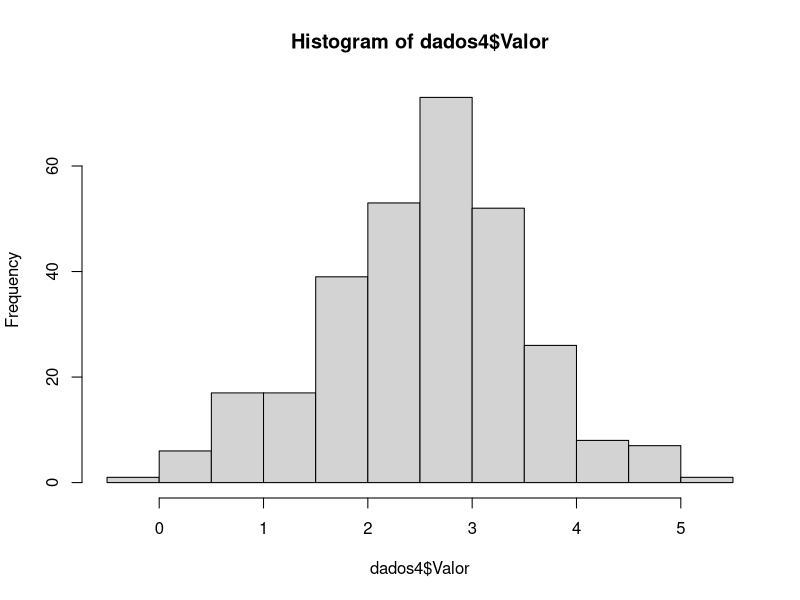
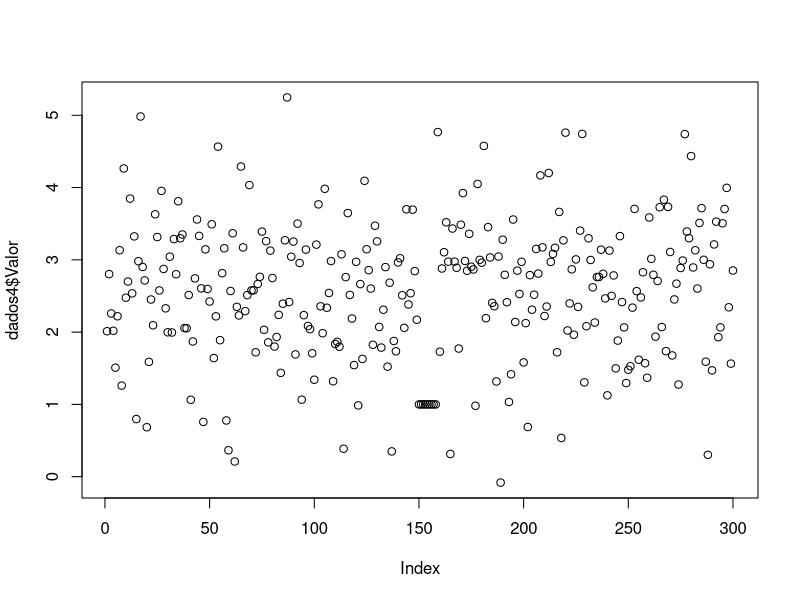
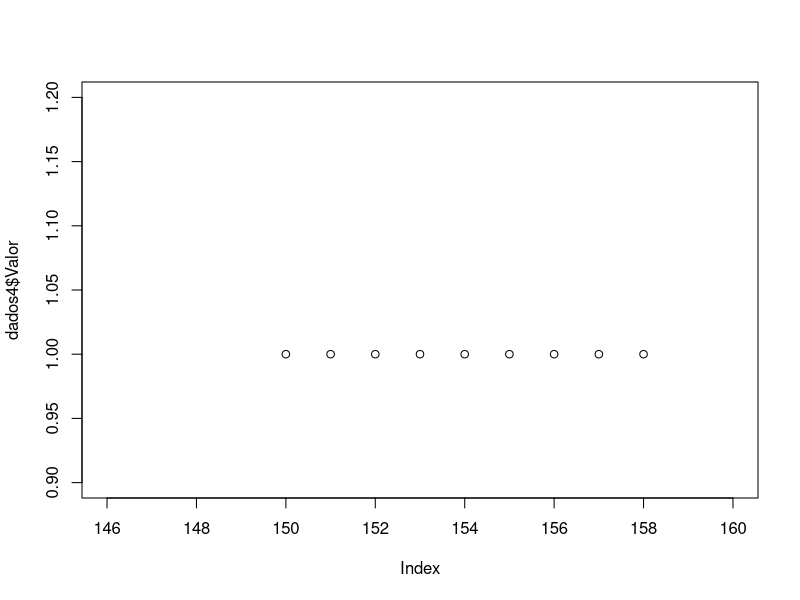
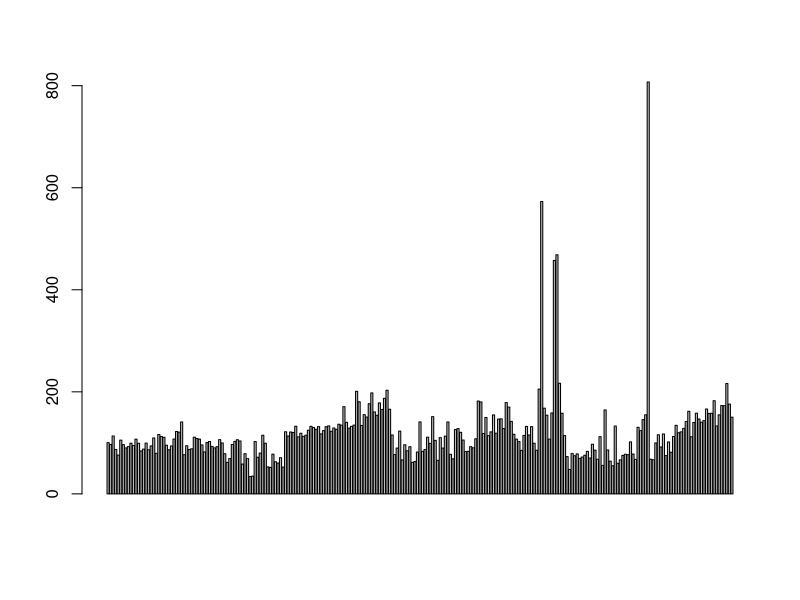
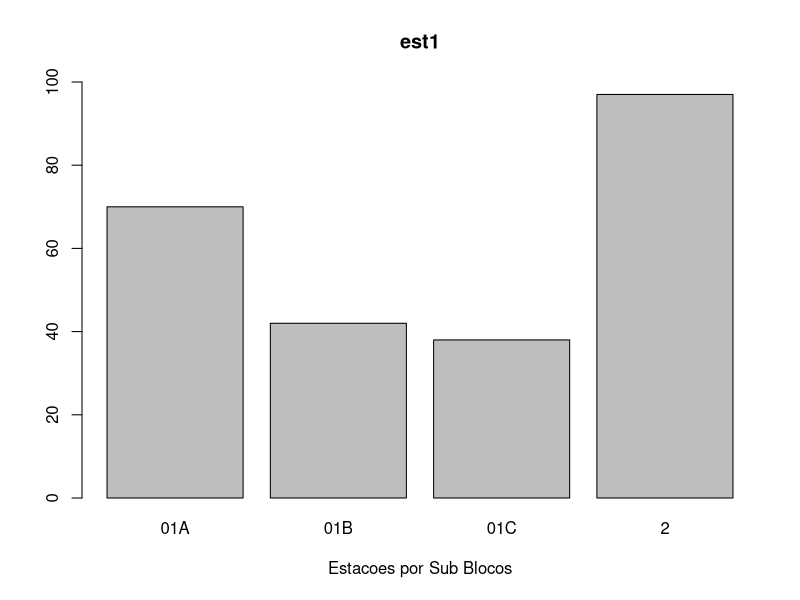
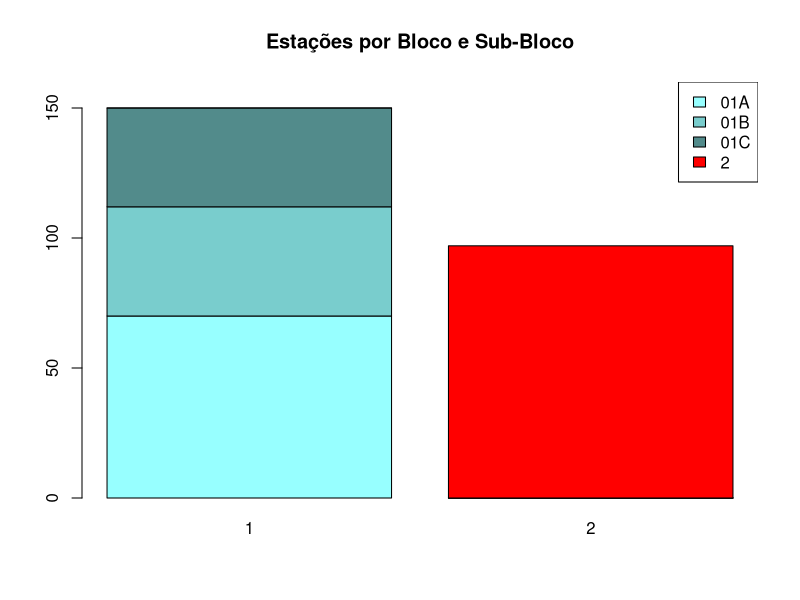
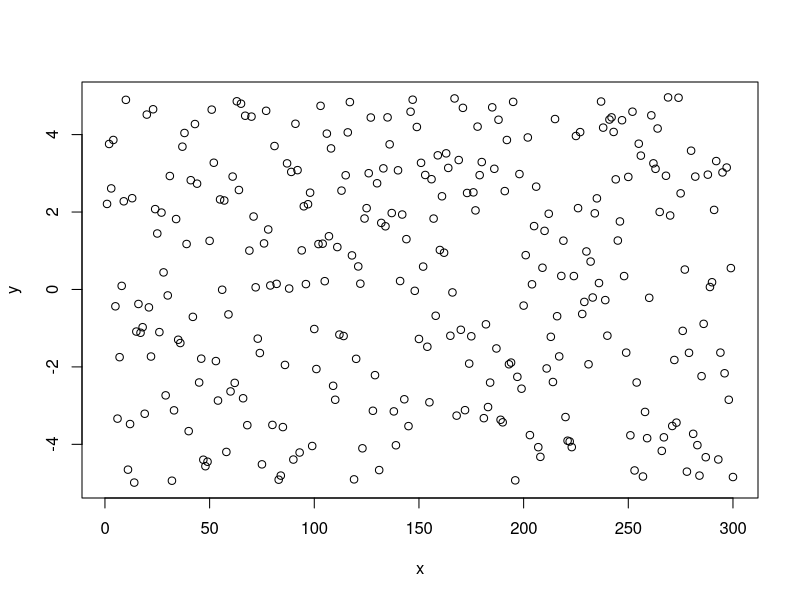
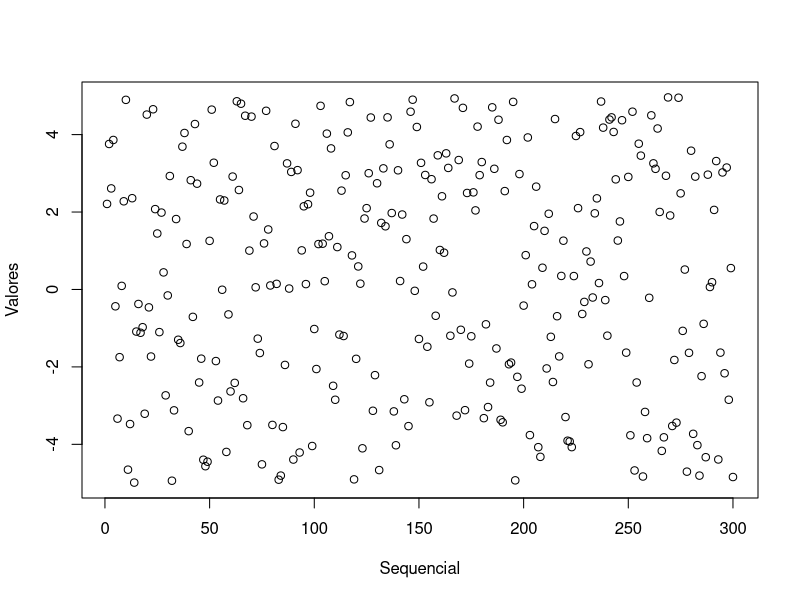

Here is the R script that generated these plots, in order:
# ---
# title: "Introdução a Estatística Básica e R(RStudio) - 3a. Parte"
# author: "Walter Humberto Subiza Pina"
# date: "11 de janeiro de 2017"
# ---
  
  ## Gráficos com a função genérica plot
  

  
#   O objetivo é mostrar como usar a função plot do pacote base
# para fazer plotagens básicas, como gráfico de variáveis, histogramas e boxplot
# 
# Arquivo de dados externo: "dados4.csv" (formato csv2, sem cabeçalho) e "bloco1.csv"
# 
# quando trabalhamos com graficos é uma boa prática salvar os parámetros gráficos que sao padrão
# 

     
pro <- par(no.readonly=TRUE) 
  
# 
# Experimente na janela 3 (console) o seguinte comando R: demo(graphics)
#   Os graficos são úteis?? Vejamos o seguinte exemplo
# 
# Tenho um arquivo com 300 observacoes cuja media esperada é de 2.5, um desvio padrão perto de 1 e 
# uma distribucao esperada  tipo normal. O que podemos analisar?
# Importar dados4.csv, fazer histograma, média e desvio padrão.


 
# importo os dados com read.csv2
dados4 <- read.csv2("dados4.csv", header=T)

# estrutura dos dados e primeiros 6 registros ou linhas...
str(dados4)
head(dados4)

# algumas estatísticas, média, desvio padrão...
mean(dados4$Valor)
sd(dados4$Valor)

# histograma para verificar a normalidade
hist(dados4$Valor, breaks=10)

# analisar resultados, tendência? calcule a mediana
median(dados4$Valor)

# gráfico sequencial, algum valor chama a atenção??
plot(dados4$Valor)

# zoom sobre dados suspeitos
plot(dados4$Valor, xlim=c(146,160), ylim=c(0.9,1.2))
# carregar arquivo selecao.csv (formato 2)
  
### Grafico de barras
# O gráfico de barras não é muito informativo com vetores numericos.


bloco1 <- read.csv2("bloco1.csv")
attach(bloco1)

barplot(H, horiz = F)

# Para dados categoricos oferece mais informação.

conto <- table(Sub.Bloco)
barplot(conto, 
        ylim= c(0,100),
        main="est1", 
        xlab="Estacoes por Sub Blocos")
# horizontal horiz="True"

# Os dados podem ser empilhados, usando uma tabela de dupla entrada, nesse caso, vamos 
# classificar por Bloco e Sub Blocos

conto2 <- table( Sub.Bloco,Bloco)
color <- c("darkslategray1", "darkslategray3", "darkslategray4", "red")

barplot(conto2, 
        ylim = c(0,160),
        col= color,
        main="Estações por Bloco e Sub-Bloco") 

legend("topright", rownames(conto2), fill= color)
 
# Você deve estar-se perguntando como foram escolhidos essas cores especiais, aqui vai a dica...


# > ### DICA PARA ESCOLHER CORES!!!
# >
# > Instale o pacote "colourpicker", carregue-o e execute o comando: colourPicker(numCols = 3), 
# > sendo o numCols =3 a quantidade de cores a escolher, depois abre uma janela adicional para
# > escolher entre muitas opções de cores, quando fechar deve aparecer na console algo como:
# > "navajowhite"  "navajowhite3" "navajowhite4", copie para uma variável e use no script.
# >
  
#     Vamos graficar!!
#    Primeiro uma plotagem simples com alguns controles. Simulamos dados, 300 valores 
# consecutivos e aleatorios entre -5 e +5...veja ?runif


 
set.seed(12345) # semente serve para reprodução de valores iguais em dados aleatórios (ou  seudo...)

x<-1:300

y<-runif(x,-5,5)

# gráfico simples sem nenhum control específico
plot(x,y)

# vamos colocar nomes nos eixos, parametros: xlab e ylab
plot(x, y, 
     xlab="Sequencial", 
     ylab="Valores")

# a cor e o símbolo são simples de mudar com "col" e "pch" 
# veja ?colors e ?pch, palette
plot(x, y, 
     xlab="Sequencial", 
     ylab="Valores", 
     col="red", 
     pch = 25)

# O tamanho do símbolo pode ser mudado com "cex", experimente valores como 2 e 0.5
plot(x, y, 
     xlab="Sequencial", 
     ylab="Valores", 
     col="red", 
     pch = 25, 
     cex=0.5)

# os limites dos eixos podem ser estabelecidos com "xlim" e "ylim"
plot(x, y, 
     xlab="Sequencial", 
     ylab="Valores", 
     col="red", 
     pch = 25, 
     cex=0.5,
     ylim=c(-10,10), 
     xlim=c(0,400))

# O título tambem pode ser adicionado (subtitulo também!!)
plot(x, y, 
     xlab="Sequencial", 
     ylab="Valores", 
     col="red", 
     pch = 25, 
     cex=0.5, 
     ylim=c(-10,10), 
     xlim=c(0,400),
     main = "O meu Titulo principal")

# vamos agora controlar um pouco os eixos...
par(pro) # voltamos aos valores padrão de cada parâmetro

# tamanho dos nomes nos eixos e das etiquetas
par(cex.lab=1.5,cex.axis=1.3)

plot(x, y, 
     xlab="Sequencial",
     ylab="Valores")

# Uma funcao muito útil para ter mais controle dos eixos é  "axis".
# Dentre outras coisas, com ela podemos mudamos os valores das marcas, tipo de linha, 
# tamanho, espacamento das linhas, cor, etc. 
# 
# Vejamos:
#   
#   Uso da função axis

par(pro) # voltamos aos valores padrão..
plot(x,y,
     xaxt="n") # o valor xaxt="n", impede de plotar o eixo x

axis(side= 1,
     at  = c(seq(0, 300, 25))) # plotar os valores no eixo x de x=0 a 300, cada 25

# Podemos determinar etiquetas texto em determinados valores
par(pro)
plot(x,y,
     xaxt="n",
     yaxt="n")

axis(side= 1,
     at  = c(seq(0, 300, 25))) # plotar os valores no eixo x de x=0 a 300, cada 25

axis(side   = 2,
     at     = c(-4,0,4),
     labels = c("Pequeno","Medio","Grande"))

# a função tambem controla a linha e espessura das marcas
par(pro)
plot(x,y,
     xaxt = "n",
     yaxt = "n")

axis(side = 1,
     at   = c(seq(0, 300, 25))) # plotar os valores no eixo x de x=0 a 300, cada 25

axis(side   = 2,
     at     = c(-4,0,4),
     labels = c("Pequeno","Medio","Grande"))

axis(side      = 3,
     at        = c(5,25,75),
     lwd       = 4,
     lwd.ticks = 2,
     col.ticks = "red")

axis(side=3,
     at        = c(150,225,275),
     lwd       = 4,
     lwd.ticks = 2,
     col.ticks = "blue")

abline(v=150)

abline(v=275)

# o se desejar pode tirar toda a borda da plotagem e mostrar apenas os eixos
# note que o R numera os eixos de 1 a 4 em sentido destrogiro a partir da base

plot(x,y,
     bty="n",
     xaxt="n",
     yaxt="n")

axis(side = 3,
     at   = seq(0,300,50),
     lwd  = 3)
axis(side = 4,
     at   = seq(-5,5,2.5),
     lwd  = 3)
  
# 
# 
# Marcas do eixos, ou etiquetas
#   
#   Se tem um controle mais fino através de par ou axis:
#   
#   - valores positivos fazem as marcas estar dentro do gráfico
# 
#   - valores negativos fazem as marcas estar fora do grafico
# 
#   mgp toma tres valores:
#   
#   - o primeiro controla o afastamento entre o gráfico e o eixo do título
# 
#   - o segundo entre o gráfico e o eixo de etiquetas e 
# 
#   - o terceiro entre o gráfico e a linha do eixo,
# 
#   vejamos no seguinte exemplo com mgp=c(1.5,0,0):
 
par(pro)

par(tcl = 0.4,        #tcl controla o tamanho das marcas e a direção
    mgp = c(1.5,0.2,0)) #

plot(x,y) # experimente com 0.5 e 1
  
# segundo termo
par(tcl = -0.4,
    mgp = c(0.5,2,0))
plot(x,y) # experimente com 0.5

# terceiro termo
par(tcl = 0.4,
    mgp = c(0,0.5,2.7))
plot(x,y) # experimente com 0.5
 

# Um outro exemplo com axis

par(pro)
plot(x,y,
     xaxt = "n",
     yaxt = "n",
     xlab = "",
     ylab = "", 
     main = " Meu Titulo")

axis(side     = 1,
     at       = seq(0,300,50),
     tcl      = 0.4,
     lwd.ticks= 3,
     mgp      = c(0,0.5,0))

#usamos mtext porque o eixo foi desabilitado em plot..
mtext(side = 1,         
      text = "Eixo X: sequencial",
      line = 1.5)

axis(side     = 2,
     at       = seq(-5,5,2.5),
     tcl      = 0.3,
     lwd.ticks= 3 ,
     col.ticks= "orange",
     mgp      = c(0,1,1))

mtext(side=2,
      text="Eixo Y: 300 numeros aleatorios",
      line=2.2)
  
# Vejamos o caso quando temos uma area de plotagem com varios gráficos e eixos semelhantes...

par(pro)
par(oma  = c(3,3,3,0),  # parâmetro que estabelece a margem exterior da janela comúm
    mar  = c(3,3,2,2),  # parâmetro que estabelece a margem exterior de cada gráfico
    mfrow= c(2,2))      # parâmetro que determina a quantidade e posição dos gráficos

plot(1,1, ylab="", xlab="", type="n")
plot(2,1, ylab="", xlab="", type="n")
plot(1,2, ylab="", xlab="", type="n")
plot(2,2, ylab="", xlab="", type="n")

mtext(text = "Rótulo comum ao eixo x",
      side = 1,
      line = 0,
      outer= TRUE)

mtext(text ="Rótulo comum ao eixo y",
      side = 2,
      line = 0,
      outer= TRUE)
mtext(text ="Vários gráficos numa janela só",
      side = 3,
      line = 0,
      outer= TRUE,
      cex  = 1.5)
  
# Um outro tipo de gráfico, o histograma
par(pro)
set.seed(123)
# geramos duas amostras normais, com parâmetros diferentes, veja ?rnorm
x <- rnorm(500, 8, 5)
y <- rnorm(500, 0, 2)
plot(x, xlab="Amostra X")

plot(y, xlab="Amostra Y")
 
hist(x, xlab="Amostra X")
  
hist(x,
     breaks = 20, 
     ylim   = c(0,100), 
     xlab   = "Amostra X",
     main   = " Histograma com 20 intervalos")
  
hist(y,
     breaks = 20, 
     ylim   = c(0,100), 
     xlab   = "Amostra Y",
     main   = " Histograma com 20 intervalos")
  
# Geramos uma distribuição normal assimétrica à direita
z <- cbind(x,y)

hist(z, 
     breaks = 20,
     main   = "Histograma de distribuição assimétrica à direita")

abline(v   = mean(z),      # graficamos a media da amostra
       col = "blue", 
       lwd = 2) 

abline(v   = median(z),   # graficamos a mediana da amostra
       col = "red", 
       lwd = 2) 
 
# Distribuição à esquerda

x2 <- rnorm(500,-8, 5)
y2 <- rnorm(500, 0, 2)

z2 <- cbind(x2,y2)

hist(z2, 
     breaks = 20,
     main   = "Histograma de distribuição assimétrica à esquerda")

abline(v   = mean(z2), 
       col = "blue", 
       lwd = 2)

abline(v   = median(z2), 
       col = "red", 
       lwd = 2)
  
### Boxplot
# O boxplot faz a plotagem dos 5 numeros, veja ?boxplot

boxplot(z2)

boxplot(z2, 
        horizontal = T, 
        names      = c("Valor1","Valor2"), 
        range      = 1.5, 
        notch      = T)
  

# Vejamos agora como agrupar por fatores, usamos o arquivo selecao..
# 
# boxplot(formula, data = ...), formula x ~ grupos_

selecao <- read.csv2("selecao.csv", header=FALSE)

boxplot(selecao$V2 ~ selecao$V1, data=selecao)
  
# Vamos arrumar os nomes...

boxplot(selecao$V2 ~ selecao$V1, data=selecao, las=2)
 

# E dar uma cor...automatica..

boxplot(selecao$V2 ~ selecao$V1, data=selecao, las=2, col=rainbow(27))
  

# Rampas de cores que podem ser usadas (dentre outras) : heat.colors(), terrain.colors(), topo.colors() e cm.colors(). 
# 
# O pacote RColorBrewer cria cores ou niveis de cinza através de gray(). 
# 
# Exemp: gray(0:10/15) produz 10 níveis de cinza.
# 
# 
# Finalmente alguns títulos nos eixos, convenientemente colocados para nao atrapalhar
# ver opcoes de plot e par
# 
# e para salvar o gráfico, nada mais simples...


pdf("meu_boxplot.pdf")
par(pro) 
par(tcl=0.4,
    mgp=c(3.5,0.5,0), 
    cex.lab=1.5, 
    mai=c(1,1,0.5,0.5))# primeiro afasta titulo eixo e o segundo afasta campanhas 

boxplot(selecao$V2 ~ selecao$V1, 
        data=selecao, 
        xlab ="Campanhas", 
        ylab ="Metros", 
        las=2, 
        col=rainbow(27))

title(main      = "Meu Boxplot final", 
      cex.main  = 2, 
      font.main = 3)

dev.off()
  
# Esse script executado não produz saída nenhuma, mas grava no diretório de trabalho o gráfico solicitado.
# 
# Pode-se usar também: win.metafile(), png(), jpeg(), bmp(), tiff(), xfig() e postscript()

# FIM DE GRAFICOS 1
